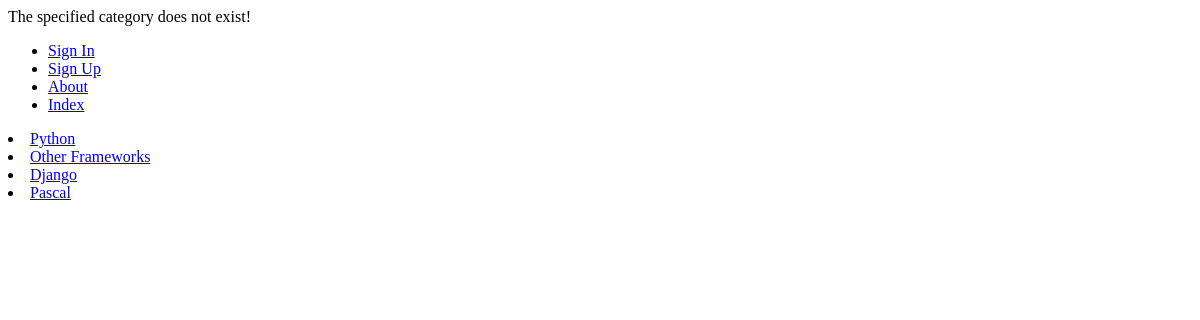
The app's page /rango/category/volleyball/, older data.
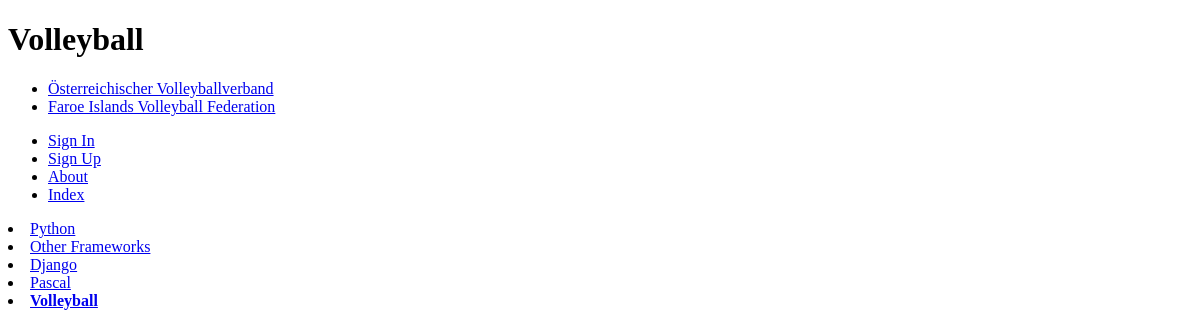
The same page, newer data.
### rango/models.py (models this page shows, shortened)
class Category(models.Model):
	name = models.CharField(max_length = 128, unique = True)
	views = models.IntegerField (default = 0)
	likes = models.IntegerField (default = 0)
	slug = models.SlugField(unique = True)
	class Meta:
		verbose_name_plural = 'Categories'

class Page(models.Model):
	category = models.ForeignKey (Category)
	title = models.CharField (max_length = 128)
	url = models.URLField()
	views = models.IntegerField (default = 0)

### rango/views.py (the view)
def show_category(request, category_name_slug):
	context_dict = {}
	try:
		category = Category.objects.get(slug = category_name_slug)
		pages = Page.objects.filter(category = category)
		context_dict ['pages'] = pages
		context_dict['category'] = category
	except Category.DoesNotExist:
		context_dict['category'] = None
		context_dict['pages'] = None
	return render(request, 'rango/category.html', context_dict)

### rango/templatetags/rango_template_tags.py (called while the page is built)
@register.inclusion_tag('rango/cats.html')
def get_category_list(cat=None):
	return {'cats':Category.objects.all(),
		'act_cat':cat}

### templates/rango/category.html (shortened to what this page needs)
{% extends 'rango/base.html' %}
{% load staticfiles %}
{% block body_block %}
	{% if category %}
		<h1>{{ category.name }}</h1>
		{% if pages %}
			<ul>
			{% for page in pages %}
				<li><a href="{{ page.url }}">{{ page.title }}</a></li>
			{% endfor %}
			</ul>
		{% else %}
			<strong>No pages currently in category.</strong>
		{% endif %}
	{% else %}
			The specified category does not exist!
	{% endif %}
{% endblock %}

### templates/rango/base.html (shortened to what this page needs)
<!DOCTYPE html>
{% load staticfiles %}
{% load rango_template_tags %}
<html>
	<head>
	</head>
	<body>
		<div>
			{% block body_block %}
			{% endblock %}
		</div>
		<div>
			<ul>
				{% if user.is_authenticated %}
				<li><a href="{% url 'restricted' %}">Restricted Page</a></li>
				<li><a href="{% url 'add_category' %}">Add a New Category</a></li>
				<li><a href="{% url 'logout' %}">Logout</a></li>
				{% else %}
				<li><a href="{% url 'login' %}">Sign In</a></li>
				<li><a href="{% url 'register' %}">Sign Up</a></li>
				{% endif %}
				<li><a href="{% url 'about' %}">About</a></li>
				<li><a href="{% url 'index' %}">Index</a></li>
			</ul>
		</div>
		<div>
			{%block sidebar_block %}
				{% get_category_list category %}
			{% endblock %}
		</div>
	</body>
</html>

### templates/rango/cats.html
{% for c in cats %}
	{% if c == act_cat %}
		<li>
		<strong>
			<a href="{% url 'show_category' c.slug %}">{{ c.name }}</a>
		</strong>
		</li>
	{% else %}
		<li>
			<a href="{% url 'show_category' c.slug %}">{{ c.name }}</a>
		</li>
	{% endif %}
{% endfor %}

Row changes from the older to the newer data that the page shows:
added Category: name "Volleyball"
added Page: title "Österreichischer Volleyballverband"
added Page: title "Faroe Islands Volleyball Federation"
Text that changed along with them:
text no longer shown: "The specified category does not exist!"
